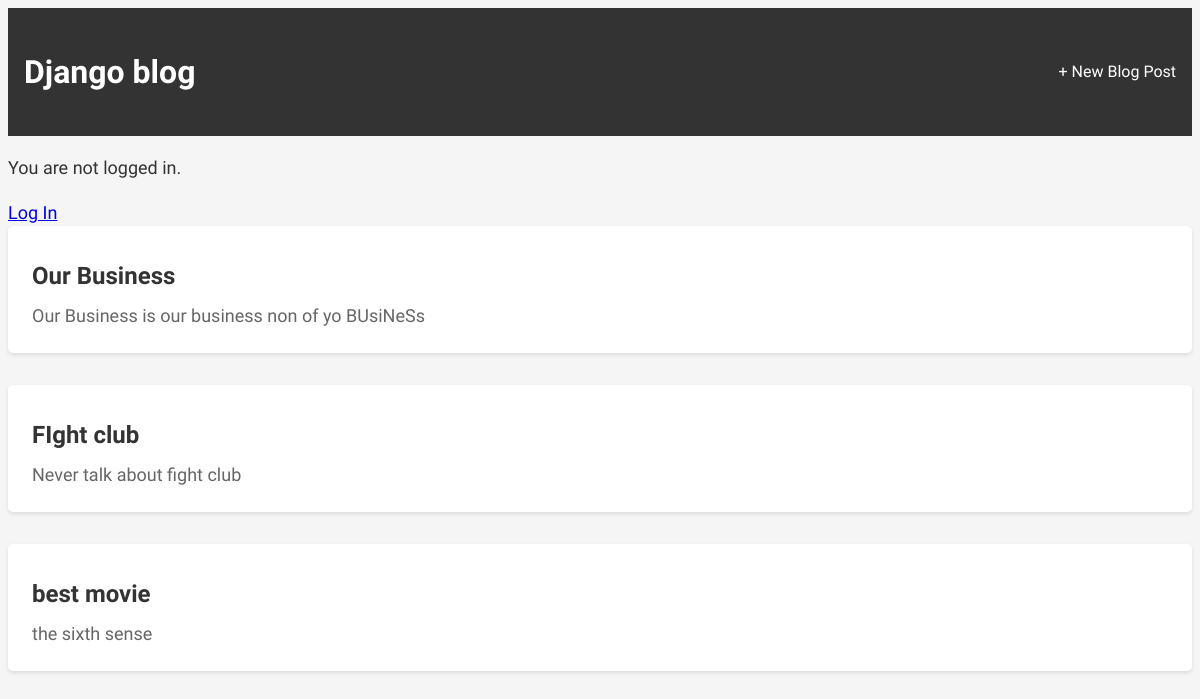
Before: / with the older database file.
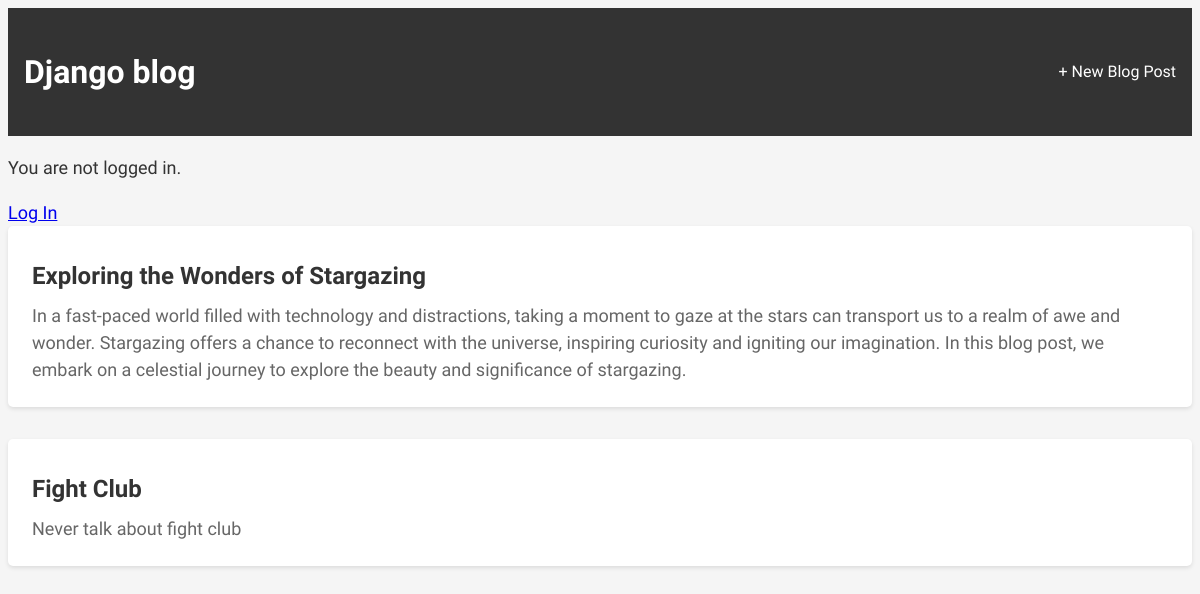
After: the same page with the newer database file.
### blog/models.py (models this page shows, shortened)
class Post(models.Model):
    title = models.CharField(max_length=200)
    author = models.ForeignKey('auth.User', on_delete=models.CASCADE,)
    body = models.TextField()

### blog/views.py (the view)
# urls.py: path('',BlogListView.as_view(), name="home"),
class BlogListView(ListView):
    model = Post
    template_name ="home.html"

### templates/home.html
{% extends 'base.html' %}
{% block content %}
{% for post in object_list %}
<div class="post-entry">
<h2><a href="{% url 'post_detail' post.pk %}">{{ post.title }}</a></h2>
<p>{{ post.body }}</p>
</div>
{% endfor %}
{% endblock content %}

### templates/base.html (shortened to what this page needs)
{% load static %}
<html>
<head>
<link href="{% static 'css/base.css' %}" rel="stylesheet">
</head>
<body>
<div>
<header>
<div class="nav-left">
<h1><a href="{% url 'home' %}">Django blog</a></h1>
</div>
<div class="nav-right">
<a href="{% url 'post_new' %}">+ New Blog Post</a>
</div>
</header>
{% if user.is_authenticated %}
<p>Hi {{ user.username }}!</p>
<p><a href="{% url 'logout' %}">Log out</a></p>
{% else %}
<p>You are not logged in.</p>
<a href="{% url 'login' %}">Log In</a>
{% endif %}
{% block content %}
{% endblock content %}
</div>
</body>
</html>

### static/css/base.css (style rules this page uses)
body { font-family: 'Source Sans Pro', sans-serif; font-size: 18px; line-height: 1.5; color: #333; background-color: #f5f5f5; }
header { background-color: #333; padding: 1rem; display: flex; align-items: center; }
header h1 a { color: #fff; text-decoration: none; font-size: 32px; font-weight: bold; }
.nav-left { margin-right: auto; }
.nav-right { display: flex; align-items: center; }
.nav-right a { color: #fff; text-decoration: none; font-size: 16px; margin-left: 1rem; }
.post-entry { background-color: #fff; border-radius: 5px; padding: 1.5rem; margin-bottom: 2rem; box-shadow: 0 2px 4px rgba(0, 0, 0, 0.1); }
.post-entry h2 { margin: 0.5rem 0; font-size: 24px; color: #333; }
.post-entry h2 a, .post-entry h2 a:visited { color: #333; text-decoration: none; }
.post-entry p { margin: 0; font-weight: 400; color: #666; }

Changed rows visible on the page:
removed Post: title "Our Business", body "Our Business is our business non of yo BUsiNeSs"
removed Post: title "FIght club", body "Never talk about fight club"
removed Post: title "best movie", body "the sixth sense"
added Post: title "Exploring the Wonders of Stargazing", body "In a fast-paced world filled with technology and distractions, taking a moment to gaze at the stars can transport us to a realm of awe and wonder. Stargazing offers a chance to reconnect with the universe, inspiring curiosity and igniting our imagination. In this blog post, we embark on a celestial journey to explore the beauty and significance of stargazing."
added Post: title "Fight Club", body "Never talk about fight club"
